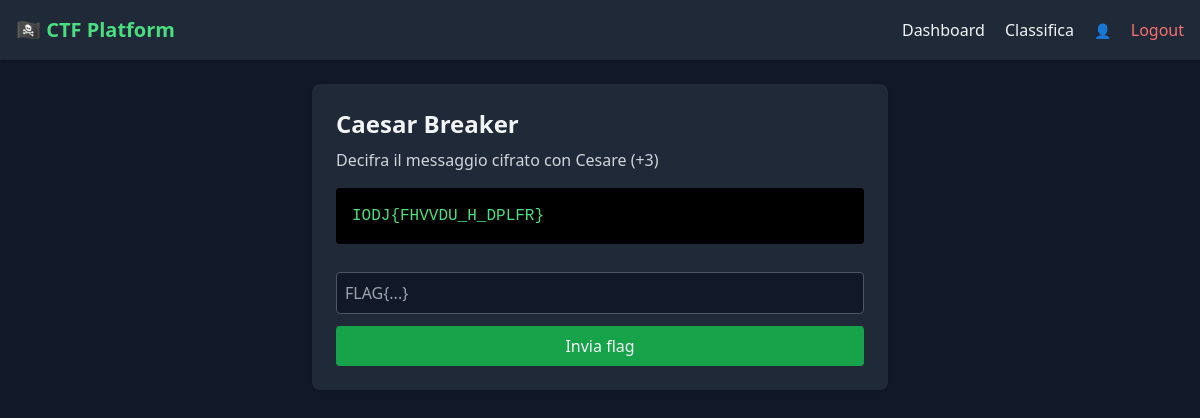
The app's page /web/src/challenge.php?c=caesar with its own data.
### tables this page shows
CREATE TABLE challenges (
    id INT AUTO_INCREMENT PRIMARY KEY,
    title VARCHAR(100) NOT NULL,
    slug VARCHAR(50) NOT NULL UNIQUE,
    description TEXT,
    points INT DEFAULT 0,
    flag VARCHAR(255) NOT NULL,
    active TINYINT(1) DEFAULT 1
);

### web/src/challenge.php (the view, shortened to what this page needs)
<?php
require 'config.php';
require 'header.php';
$slug = $_GET['c'] ?? '';
$stmt = $pdo->prepare("SELECT * FROM challenges WHERE slug = ? AND active = 1");
$stmt->execute([$slug]);
$challenge = $stmt->fetch();
?>
<div class="max-w-xl mx-auto bg-gray-800 p-6 rounded-lg shadow">
    <h2 class="text-2xl font-bold mb-2"><?= htmlspecialchars($challenge['title']) ?></h2>
    <p class="text-gray-300 mb-4"><?= nl2br(htmlspecialchars($challenge['description'])) ?></p>
    <div class="bg-black p-4 rounded text-green-400 font-mono mb-4">
        IODJ{FHVVDU_H_DPLFR}
    </div>
    <form method="POST" action="submit_flag.php" class="space-y-3">
        <input name="flag" placeholder="FLAG{...}"
               class="w-full p-2 rounded bg-gray-900 border border-gray-600">
        <button class="w-full bg-green-600 p-2 rounded hover:bg-green-700">
            Invia flag
        </button>
    </form>
</div>
<?php require 'footer.php'; ?>

### records on screen
challenges: title "Caesar Breaker", description "Decifra il messaggio cifrato con Cesare (+3)"
